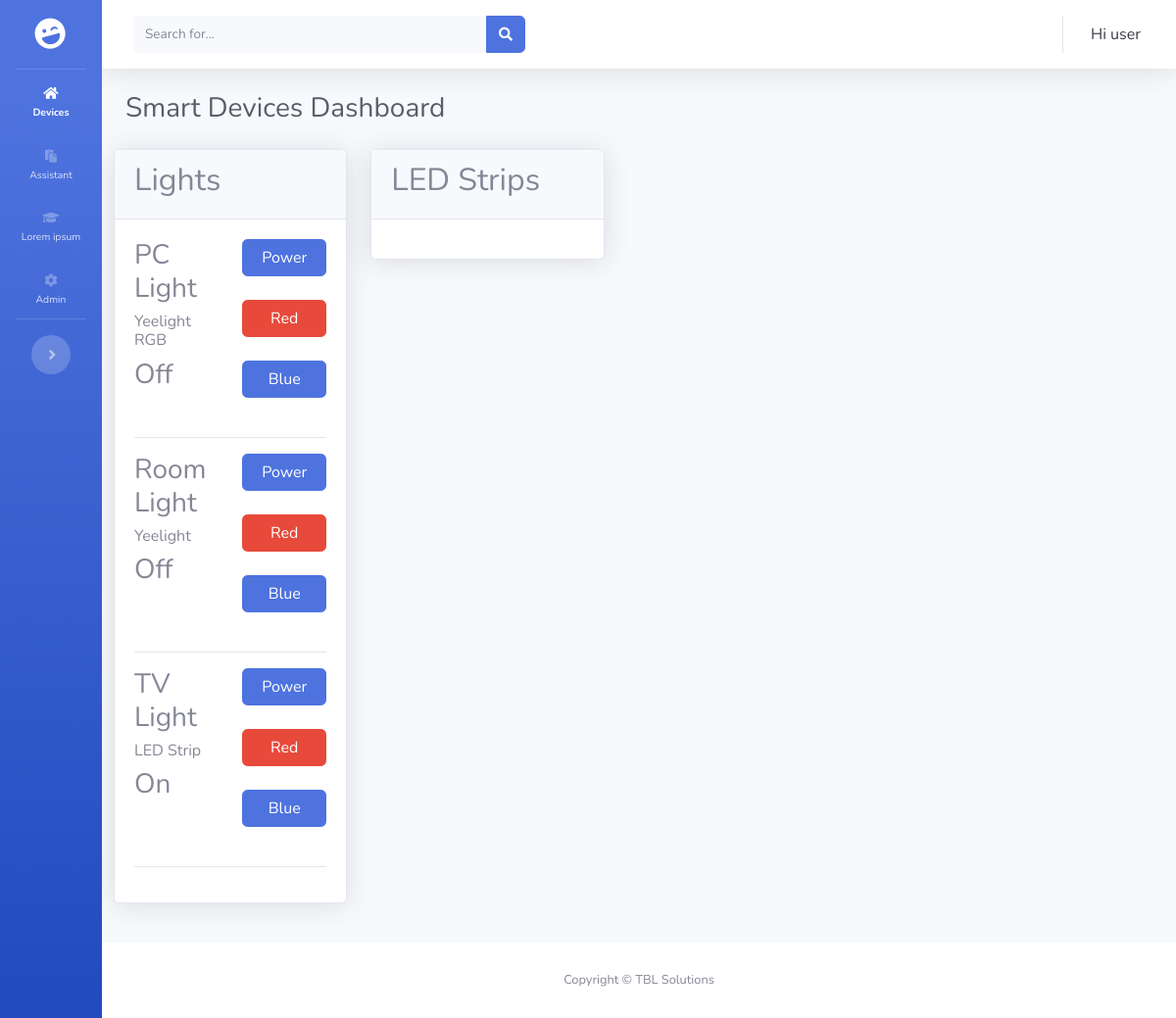
/devices/, run on an earlier commit of the app's database.
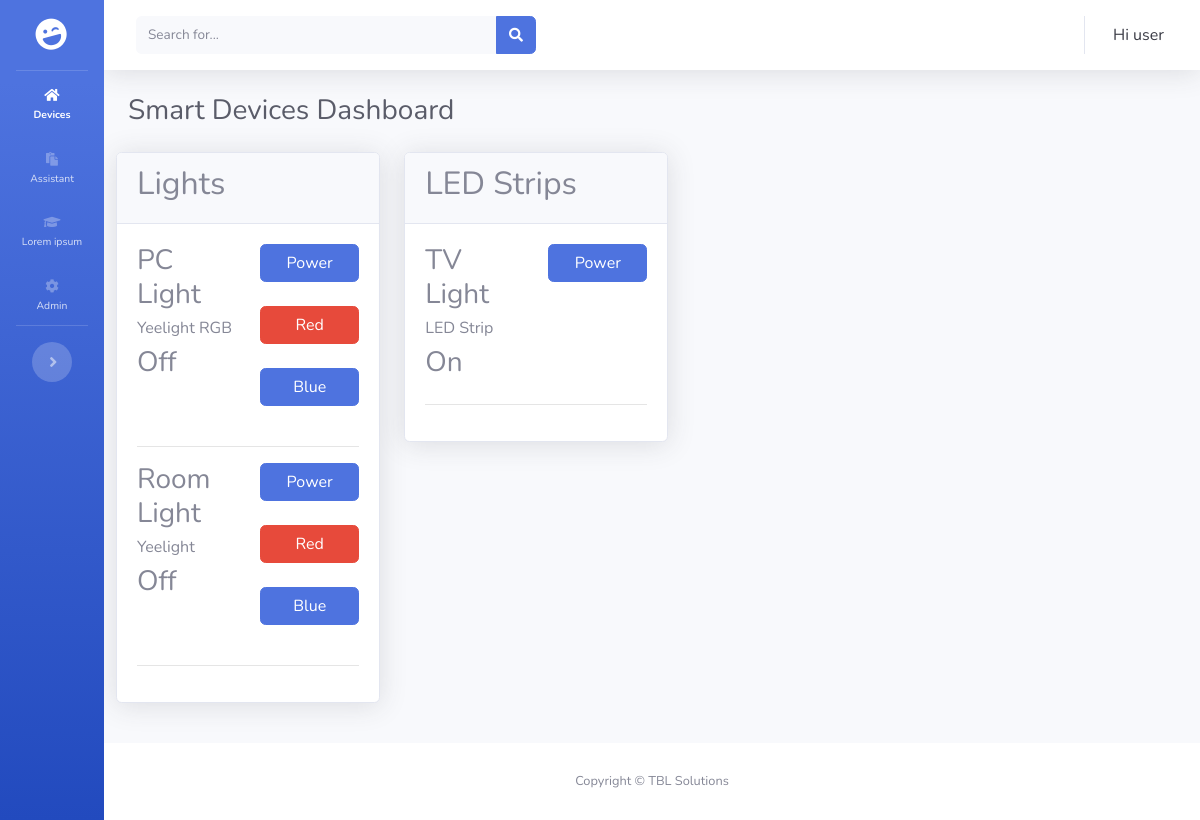
And on a later commit of the database.
### dashboard/models.py (models this page shows, shortened)
class Device(models.Model):
    name = models.CharField(max_length=255)
    ip_address = models.CharField(max_length=255)
    power_status = models.BooleanField(default=False)
    light_type = models.CharField(max_length=255, default='Light')

class DeviceLEDStrip(models.Model):
    name = models.CharField(max_length=255)
    ip_address = models.CharField(max_length=255)
    power_status = models.BooleanField(default=False)
    light_type = models.CharField(max_length=255, default='Light')

### dashboard/views.py (the view)
# urls.py: path('devices/', views.devices, name='devices'),
def devices(request):
    devices = Device.objects.all()
    devices_strip = DeviceLEDStrip.objects.all()
    return render(request, 'dashboard/dashboard.html', {'devices': devices, 'devices_strip': devices_strip})

### templates/dashboard/dashboard.html (shortened to what this page needs)
{% extends 'layout/base.html' %}
{% load static %}
{% block heading %}Smart Devices Dashboard {% endblock heading %}
{% block body %}
<link rel="stylesheet" type="text/css" href="static/css/switch.css">
<div class="row justify-content-center">
  <div class="col">
    <div class="card mb-4 shadow">
      <div class="card-header">
        <h2>Lights</h1>
      </div>
      <div class="card-body">
        {% for device in devices %}
            <div class="row">
              <div class="col">
                <h3 >{{ device.name }}</h3>
                <h6>{{ device.light_type }}</h6>
                {% if device.power_status == True %}
                <h3>On</h3>
                {% else %}
                <h3>Off</h3>
                {% endif %}
              </div>
              <div class="col">
                <form method="post" action="{% url 'toggle-power' device.id%}">
                  <button class="btn btn-primary btn-block btn-round mb-4">Power</button>
                </form>
                <form method="post" action="{% url 'red' device.id%}">
                  <button class="btn btn-danger btn-block btn-round mb-4">Red</button>
                </form>
                <form method="post" action="{% url 'blue' device.id%}">
                  <button class="btn btn-primary btn-block btn-round mb-4">Blue</button>
                </form>
              </div>
            </div>
            <hr>
        {% endfor %}
      </div>
    </div>
  </div>
  <div class="col">
    <div class="card mb-4 shadow">
      <div class="card-header">
        <h2>LED Strips</h1>
      </div>
      <div class="card-body">
        {% for device in devices_strip %}
            <div class="row">
              <div class="col">
                <h3 >{{ device.name }}</h3>
                <h6>{{ device.light_type }}</h6>
                {% if device.power_status == True %}
                <h3>On</h3>
                {% else %}
                <i class="bi bi-lightbulb-off"></i>
                <h3>Off</h3>
                {% endif %}
              </div>
              <div class="col">
                <form method="post" action="{% url 'toggle-power-strip' device.id%}">
                  <button class="btn btn-primary btn-block btn-round mb-4">Power</button>
                </form>
              </div>
            </div>
            <hr>
        {% endfor %}
      </div>
    </div>
  </div>
</div>
{% endblock body %}

### templates/layout/base.html (shortened to what this page needs)
<!DOCTYPE html>
<html lang="en">
{% load static %}
<head>
  <link rel="stylesheet" href="https://use.fontawesome.com/releases/v5.7.0/css/all.css"
>
  <link rel="stylesheet" type="text/css" href="{% static 'css/sb-admin-2.min.css'%}">
  <link rel="stylesheet" type="text/css" href="static/css/switch.css">
</head>
<body id="page-top">
  <div id="wrapper">
    {% include 'layout/sidebar.html' %}
    <div id="content-wrapper" class="d-flex flex-column">
      <div id="content">
        {% include 'layout/navbar.html' %}
        <div class="container-fluid">
          <div class="d-sm-flex align-items-center justify-content-between mb-4">
            <h1 class="h3 mb-0 text-gray-800">
              {% block heading %}
              {% endblock heading %}
            </h1>
          </div>
          <div class="row mb-3">
            {% block body %}
            {% endblock body %}
          </div>
        </div>
      </div>
      {% include 'layout/footer.html' %}
    </div>
  </div>
</body>
</html>

### templates/layout/sidebar.html (shortened to what this page needs)
<ul class="navbar-nav nav bg-gradient-primary sidebar sidebar-dark accordion toggled" id="accordionSidebar">
    <a class="sidebar-brand d-flex align-items-center justify-content-center" href="{% url 'home' %}">
      <div class="sidebar-brand-icon rotate-n-15">
        <i class="fas fa-laugh-wink"></i>
      </div>
    </a>
    <hr class="sidebar-divider my-0">
    <li class="nav-item">
      <a class="nav-link" href="{% url 'devices' %}">
        <i class="fas fa-fw fa-home"></i>
        <span>Devices</span></a>
    </li>
    <li class="nav-item ">
      <a class="nav-link" href="{% url 'assistant' %}">
        <i class="fas fa-fw fa-paste"></i>
        <span>Assistant</span></a>
    </li>
    <li class="nav-item">
      <a class="nav-link" href="#">
        <i class="fas fa-fw fa-graduation-cap"></i>
        <span>Lorem ipsum</span></a>
    </li>
      <li class="nav-item">
        <a class="nav-link " href="/admin" >
          <i class="fas fa-fw fa-cog"></i>
          <span>Admin</span>
        </a>
      </li>
    <hr class="sidebar-divider d-none d-md-block">
    <div class="text-center d-none d-md-inline">
      <button class="rounded-circle border-0" id="sidebarToggle"></button>
    </div>
  </ul>

### templates/layout/navbar.html (shortened to what this page needs)
{% load static %}
<nav class="navbar navbar-expand navbar-light bg-white topbar mb-4 static-top shadow">
    <form class="d-none d-sm-inline-block form-inline mr-auto ml-md-3 my-2 my-md-0 mw-100 navbar-search">
      <div class="input-group">
        <input type="text" class="form-control bg-light border-0 small" placeholder="Search for..." aria-label="Search" aria-describedby="basic-addon2">
        <div class="input-group-append">
          <button class="btn btn-primary" type="button">
            <i class="fas fa-search fa-sm"></i>
          </button>
        </div>
      </div>
    </form>
    <ul class="navbar-nav ml-auto">
      <li class="nav-item dropdown no-arrow">
        <a class="nav-link dropdown-toggle" href="#" id="userDropdown" role="button" data-toggle="dropdown" aria-haspopup="true" aria-expanded="false">
          <span class="mr-2  d-lg-inline text-gray-900">Hi user</span>
        </a>
      </li>
    </ul>
  </nav>

### templates/layout/footer.html
<footer class="sticky-footer bg-white">
    <div class="container my-auto">
      <div class="copyright text-center my-auto">
        <span>Copyright &copy; TBL Solutions</span>
      </div>
    </div>
  </footer>

### static/css/switch.css (style rules this page uses)
html { box-sizing: border-box; font-family: 'Arial', sans-serif; font-size: 100%; }
*, *:before, *:after { box-sizing: inherit; margin:0; padding:0; }

What changed in the data, as far as the page shows it:
removed Device: name "TV Light", light_type "LED Strip", power_status "On"
added DeviceLEDStrip: name "TV Light", light_type "LED Strip", power_status "On"
